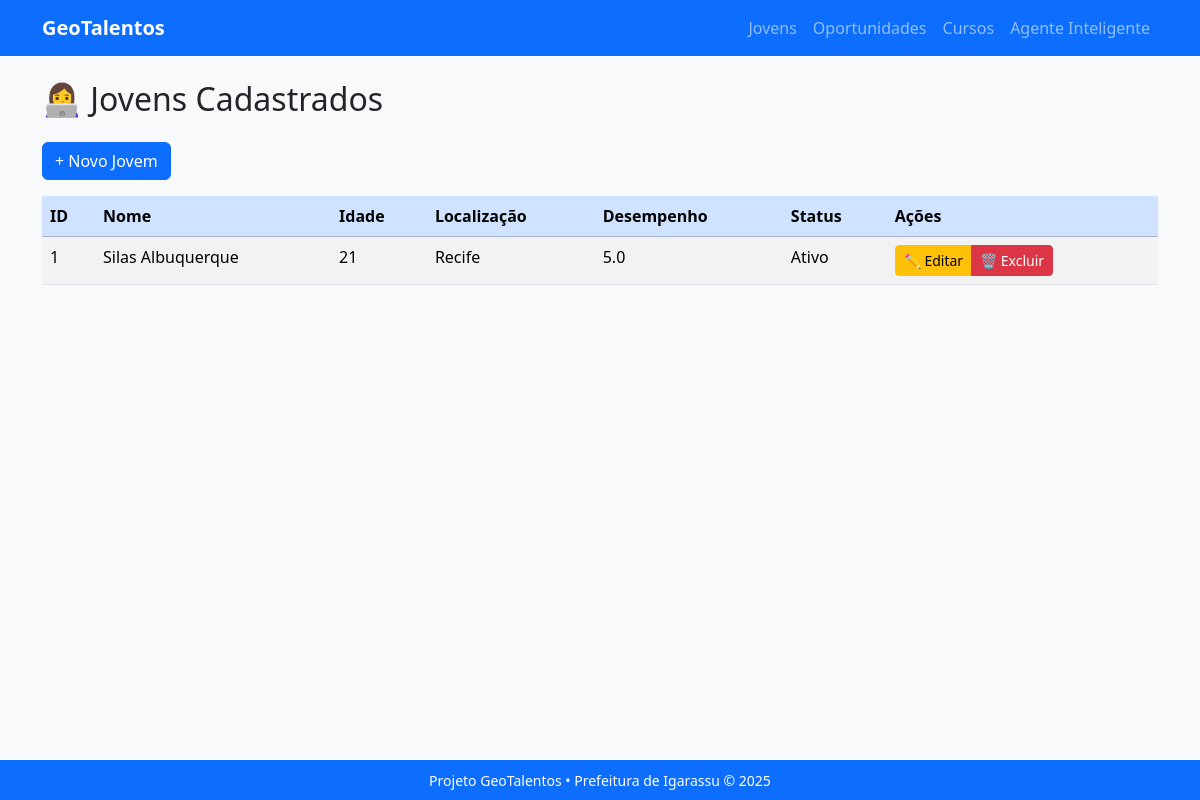
Before: /jovens with the older database file.
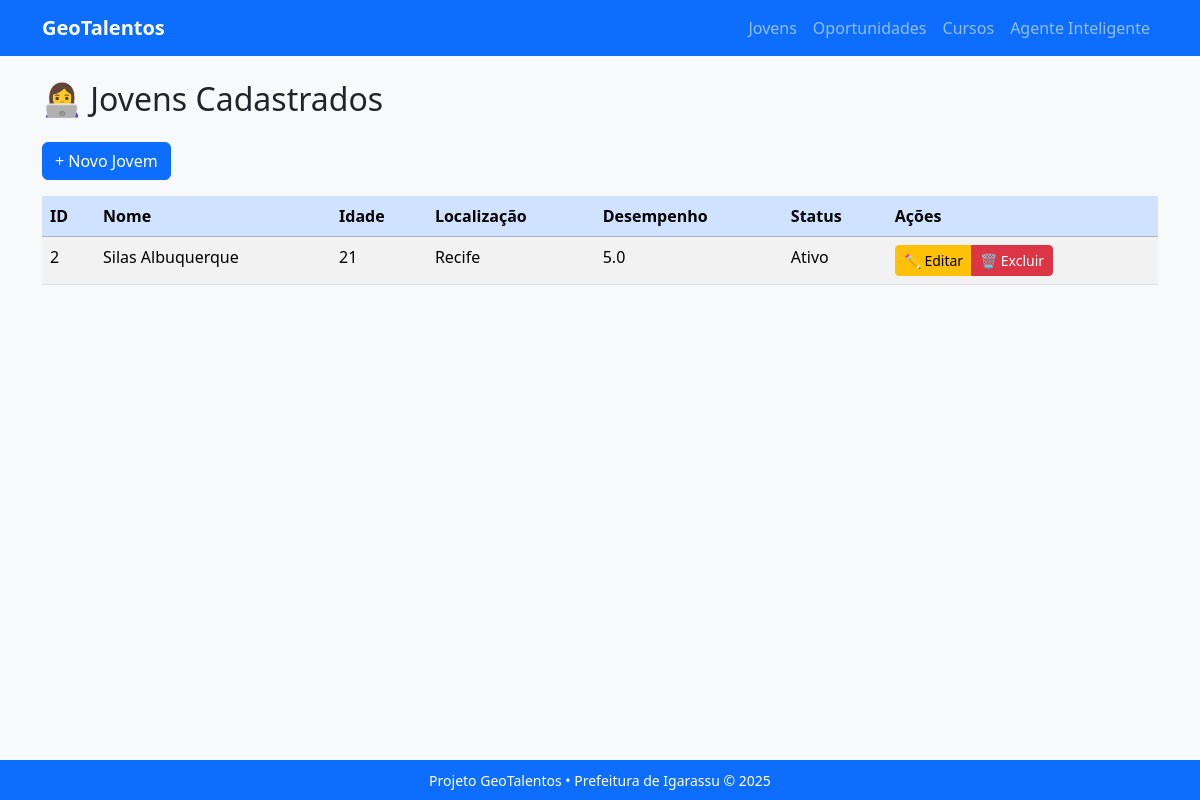
After: the same page with the newer database file.
### tables this page shows
CREATE TABLE jovem (
        id INTEGER PRIMARY KEY AUTOINCREMENT,
        nome TEXT,
        idade INTEGER,
        localizacao TEXT,
        desempenho REAL,
        status TEXT);

### app.py (the view)
@app.route('/jovens')
def listar_jovens():
    conn = conectar()
    cur = conn.cursor()
    cur.execute('SELECT * FROM jovem')
    jovens = cur.fetchall()
    conn.close()
    return render_template('jovens.html', jovens=jovens)

### app.py (called while the page is built)
def conectar():
    return sqlite3.connect('geotalentos.db')

### templates/jovens.html
{% extends 'base.html' %}
{% block conteudo %}
<h2>👩‍💻 Jovens Cadastrados</h2>
<a href="/novo_jovem" class="btn btn-primary my-3">+ Novo Jovem</a>
<table class="table table-striped table-hover">
  <thead class="table-primary">
    <tr><th>ID</th><th>Nome</th><th>Idade</th><th>Localização</th><th>Desempenho</th><th>Status</th><th>Ações</th></tr>
  </thead>
  <tbody>
    {% for j in jovens %}
    <tr>
      <td>{{ j[0] }}</td><td>{{ j[1] }}</td><td>{{ j[2] }}</td><td>{{ j[3] }}</td><td>{{ j[4] }}</td><td>{{ j[5] }}</td>
      <td>
        <div class="btn-group" role="group">
          <a href="/editar_jovem/{{ j[0] }}" class="btn btn-warning btn-sm" title="Editar">✏️ Editar</a>
          <a href="/excluir_jovem/{{ j[0] }}" class="btn btn-danger btn-sm" title="Excluir" onclick="return confirm('Tem certeza que deseja excluir este jovem?');">🗑️ Excluir</a>
        </div>
      </td>
    </tr>
    {% endfor %}
  </tbody>
</table>
{% endblock %}

### templates/base.html (shortened to what this page needs)
<!DOCTYPE html>
<html lang="pt-BR">
<head>
  <link rel="stylesheet" href="{{ url_for('static', filename='style.css') }}">
  <link href="https://cdn.jsdelivr.net/npm/bootstrap@5.3.3/dist/css/bootstrap.min.css" rel="stylesheet">
</head>
<body class="bg-light">
  <nav class="navbar navbar-expand-lg navbar-dark bg-primary">
    <div class="container">
      <a class="navbar-brand fw-bold" href="/">GeoTalentos</a>
      <ul class="navbar-nav">
        <li class="nav-item"><a class="nav-link" href="/jovens">Jovens</a></li>
        <li class="nav-item"><a class="nav-link" href="/oportunidades">Oportunidades</a></li>
        <li class="nav-item"><a class="nav-link" href="/cursos">Cursos</a></li>
        <li class="nav-item"><a class="nav-link" href="/agente">Agente Inteligente</a></li>
      </ul>
    </div>
  </nav>
  <div class="container py-4">
    {% block conteudo %}{% endblock %}
  </div>
  <footer class="bg-primary text-white text-center py-2">
    <small>Projeto GeoTalentos • Prefeitura de Igarassu © 2025</small>
  </footer>
</body>
</html>

### static/style.css (style rules this page uses)
html, body { height: 100%; margin: 0; display: flex; flex-direction: column; }
.container { flex: 1; }
footer { position: relative; bottom: 0; width: 100%; text-align: center; background-color: #0d6efd; color: white; padding: 10px 0; }

Changed rows visible on the page:
removed jovem: id "1", nome "Silas Albuquerque", idade "21", localizacao "Recife", desempenho "5.0", status "Ativo"
added jovem: id "2", nome "Silas Albuquerque", idade "21", localizacao "Recife", desempenho "5.0", status "Ativo"
